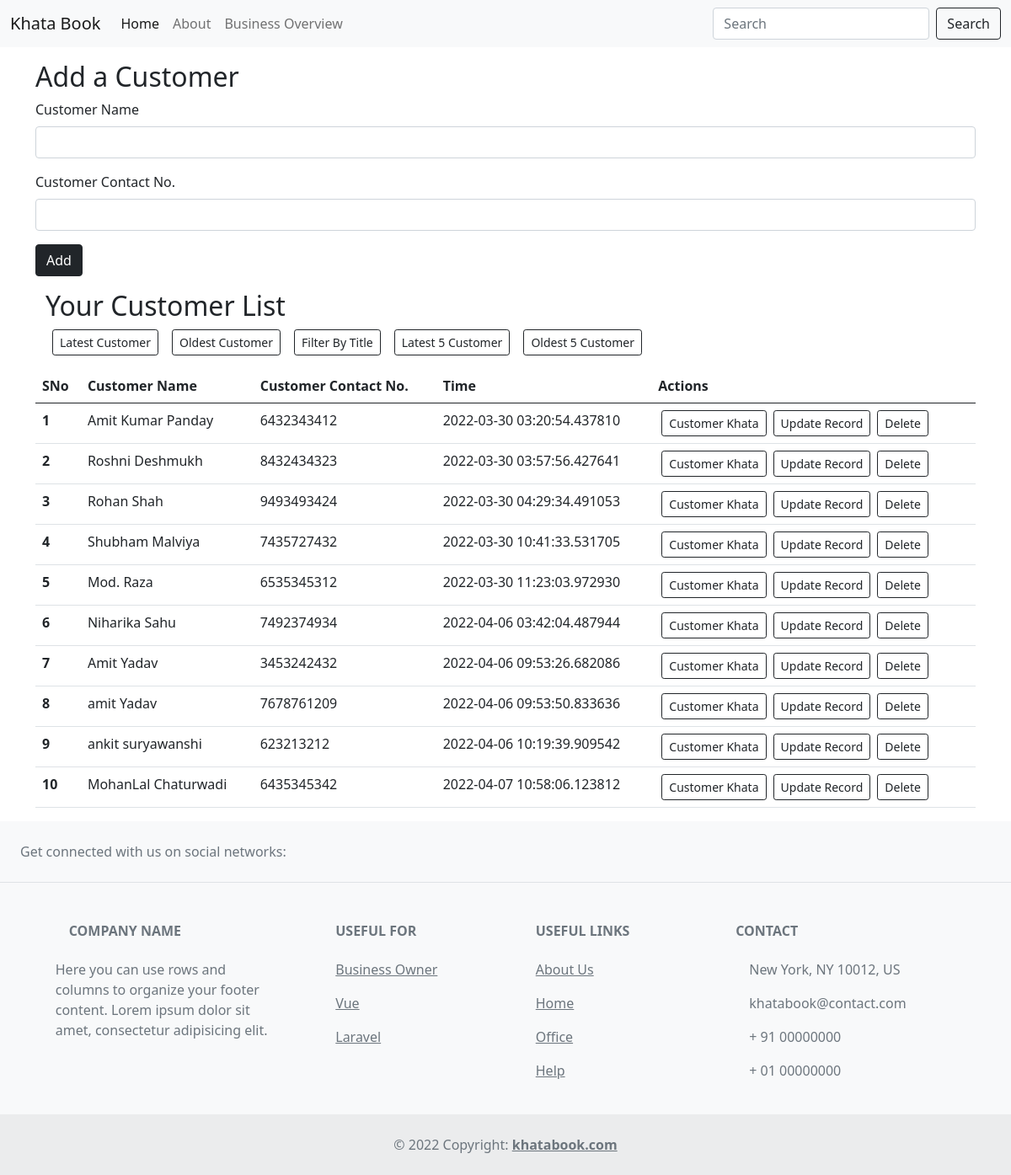
Page /oldest on the committed database.
### app.py (models this page shows, shortened)
class Todo(db.Model):
    __tablename__ = 'todo'
    sno = db.Column(db.Integer, primary_key=True)
    title = db.Column(db.String(200), nullable=False)
    desc = db.Column(db.String(500), nullable=False)
    date_created = db.Column(db.DateTime, default=datetime.utcnow)

### app.py (the view)
@app.route('/oldest')
def oldest():
    temptodo = Todo.query.order_by(Todo.date_created.asc()).all()
    return render_template('index.html', allTodo=temptodo)

### templates/index.html (shortened to what this page needs)
{% extends 'base.html' %}
{% block body %}
    <div class="container my-3">
        <h2>Add a Customer</h2>
        <form action="/" method="POST">
            <div class="mb-3">
              <label for="title" class="form-label">Customer Name</label>
              <input type="text" class="form-control" name="title" id="title" aria-describedby="emailHelp">
            </div>
            <div class="mb-3">
              <label for="desc" class="form-label">Customer Contact No.</label>
              <input type="text" class="form-control" name="desc" id="desc">
            </div>
            <button type="submit" class="btn btn-dark">Add</button>
          </form>
    </div>
    <div class="container my-3">
      <div class="container my-3">
        <h2>Your Customer List</h2>
        <a href="/latest" type="button" class="btn btn-outline-dark btn-sm mx-2">Latest Customer</button>
        <a href="/oldest" type="button" class="btn btn-outline-dark btn-sm mx-2">Oldest Customer</button>
        <a href="/bytitle" type="button" class="btn btn-outline-dark btn-sm mx-2">Filter By Title</button>
        <a href="/latest/5" type="button" class="btn btn-outline-dark btn-sm mx-2">Latest 5 Customer</button>
        <a href="/oldest/5" type="button" class="btn btn-outline-dark btn-sm mx-2">Oldest 5 Customer</button>
      </div>
                {% if allTodo|length == 0 %}
                <div class="alert alert-dark" role="alert">
                    No customer found with this name!
                  </div>
                    {% else %}
                    <table class="table">
                        <thead>
                          <tr>
                            <th scope="col">SNo</th>
                            <th scope="col">Customer Name</th>
                            <th scope="col">Customer Contact No.</th>
                            <th scope="col">Time</th>
                            <th scope="col">Actions</th>
                          </tr>
                        </thead>
                        <tbody>
              {% for todo in allTodo %}
              <tr>
                <th scope="row">{{loop.index}}</th>
                <td>{{todo.title| truncate(35)}}</td>
                <td>{{todo.desc| truncate(50)}}</td>
                <td>{{todo.date_created}}</td>
                <td>
                  <a href="/view/{{todo.sno}}" type="button" class="btn btn-outline-dark btn-sm mx-1">Customer Khata</button>
                  <a href="/update/{{todo.sno}}" type="button" class="btn btn-outline-dark btn-sm mx-1">Update Record</button>
                  <a href="/delete/{{todo.sno}}" type="button" class="btn btn-outline-dark btn-sm mx-1">Delete</button>
                </td>
              </tr>
              {% endfor %}
            </tbody>
            </table>
              {% endif %}
    </div>
{% endblock body %}

### rows in the picture
Todo: title "Amit Kumar Panday", desc "6432343412", date_created "2022-03-30 03:20:54.437810"
Todo: title "Roshni Deshmukh", desc "8432434323", date_created "2022-03-30 03:57:56.427641"
Todo: title "Rohan Shah", desc "9493493424", date_created "2022-03-30 04:29:34.491053"
Todo: title "Shubham Malviya", desc "7435727432", date_created "2022-03-30 10:41:33.531705"
Todo: title "Mod. Raza", desc "6535345312", date_created "2022-03-30 11:23:03.972930"
Todo: title "Niharika Sahu", desc "7492374934", date_created "2022-04-06 03:42:04.487944"
Todo: title "Amit Yadav", desc "3453242432", date_created "2022-04-06 09:53:26.682086"
Todo: title "amit Yadav", desc "7678761209", date_created "2022-04-06 09:53:50.833636"
Todo: title "ankit suryawanshi", desc "623213212", date_created "2022-04-06 10:19:39.909542"
Todo: title "MohanLal Chaturwadi", desc "6435345342", date_created "2022-04-07 10:58:06.123812"
